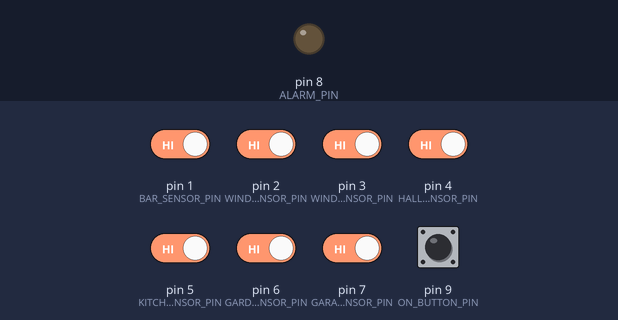
Bench run of a sketch on a simulated Arduino Uno, built with avr-gcc and run on an emulated ATmega328P. Parts: output pins drawn as LEDs (lit = HIGH). The inputs (shaded band) are chosen by the test bench; at power-on: pin 1 (BAR_SENSOR_PIN), pin 2 (WINDOW1_SENSOR_PIN), pin 3 (WINDOW2_SENSOR_PIN), pin 4 (HALL_SENSOR_PIN), pin 5 (KITCHEN_SENSOR_PIN), pin 6 (GARDEN_SENSOR_PIN), pin 7 (GARAGE_SENSOR_PIN), pin 9 (ON_BUTTON_PIN) HIGH.

Above: at 1.2 s.
1.3 s: pin 9 (ON_BUTTON_PIN) pulled LOW for 0.15 s
At 1.37 s:
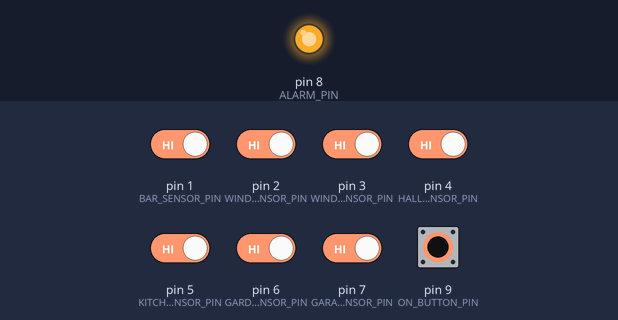
Timing chart, 0 to 4.3 s (numbered marks = the images above; inputs shaded):
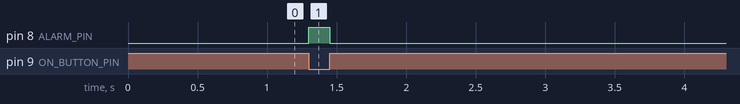

The sketch:

codigo.ino
```cpp
#define ON_BUTTON_PIN 9
#define ALARM_PIN 8
#define BAR_SENSOR_PIN 1
#define WINDOW1_SENSOR_PIN 2
#define WINDOW2_SENSOR_PIN 3
#define HALL_SENSOR_PIN 4
#define KITCHEN_SENSOR_PIN 5
#define GARDEN_SENSOR_PIN 6
#define GARAGE_SENSOR_PIN 7

// variaveis
bool button = 0;
bool sensor_bar = 0;
bool sensor_window1 = 0;
bool sensor_window2 = 0;
bool sensor_kitchen = 0;
bool sensor_garden = 0;
bool sensor_garage = 0;
bool sensor_hall = 0;
bool alarm = 0;


// config
void setup()
{
    pinMode(ON_BUTTON_PIN, INPUT_PULLUP);
    pinMode(BAR_SENSOR_PIN, INPUT_PULLUP);
    pinMode(WINDOW1_SENSOR_PIN, INPUT_PULLUP);
    pinMode(WINDOW2_SENSOR_PIN, INPUT_PULLUP);
    pinMode(HALL_SENSOR_PIN, INPUT_PULLUP);
    pinMode(KITCHEN_SENSOR_PIN, INPUT_PULLUP);
    pinMode(GARAGE_SENSOR_PIN, INPUT_PULLUP);
    pinMode(GARDEN_SENSOR_PIN, INPUT_PULLUP);
    pinMode(ALARM_PIN, OUTPUT);
}
// lógica
void loop()
{
  //  I/o's:
  button = !digitalRead(ON_BUTTON_PIN);
  sensor_bar = !digitalRead(BAR_SENSOR_PIN);
  sensor_window1 = !digitalRead(WINDOW1_SENSOR_PIN);
  sensor_window2 = !digitalRead(WINDOW2_SENSOR_PIN);
  sensor_hall = !digitalRead(HALL_SENSOR_PIN);
  sensor_kitchen = !digitalRead(KITCHEN_SENSOR_PIN);
  sensor_garage = !digitalRead(GARAGE_SENSOR_PIN);
  sensor_garden = !digitalRead(GARDEN_SENSOR_PIN);
  digitalWrite(ALARM_PIN, alarm);

  if (button == true){
    if(sensor_bar == 0 || sensor_window1 == 0 || sensor_window2 == 0 || sensor_hall == 1 || sensor_kitchen == 1 || sensor_garden == 1 || sensor_hall == 1){
      alarm = 1;
    }
  }
  else{
    alarm = 0;
  }
}
```

Measured:
- after the input at 1.3 s, pin 8 (ALARM_PIN): LOW → HIGH at once, → LOW 0.15 s later
